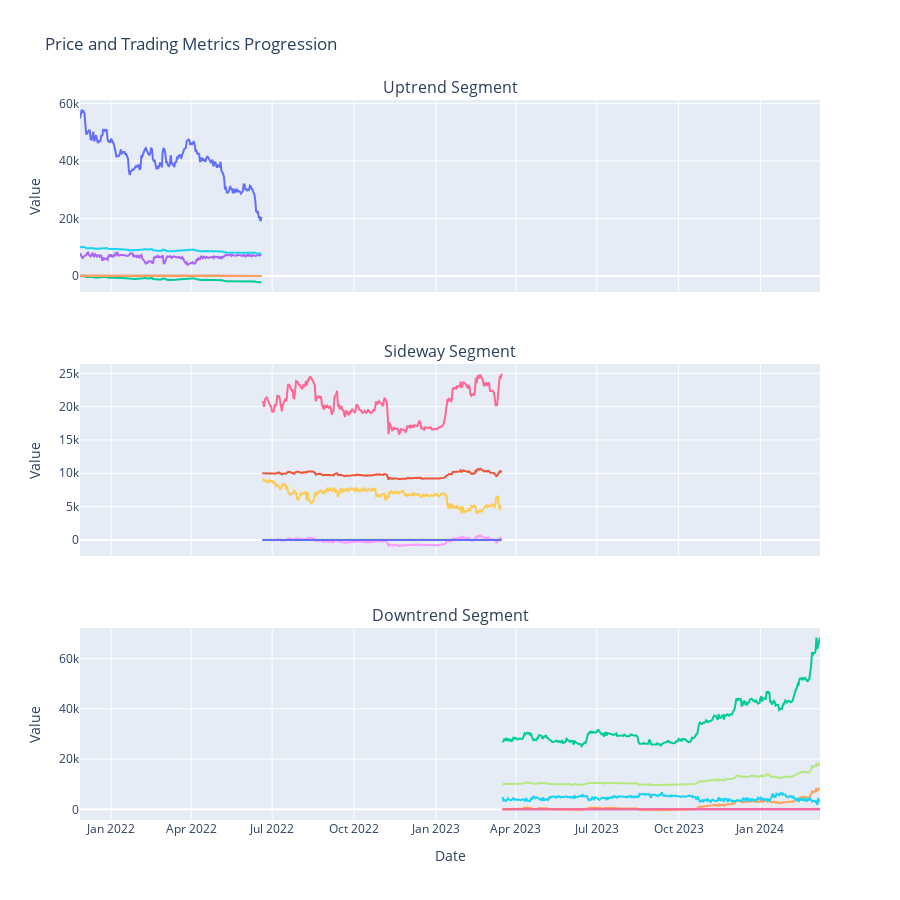

Notebook cell for this chart:
### Markdown cell above
### Subplot

### Code cell
# Manually segment your data
downtrend_start_idx = start_idx
downtrend_end_idx = downtrend_end_idx

sideway_start_idx = sideway_start_idx
sideway_end_idx = sideway_end_idx

uptrend_start_idx =  uptrend_start_idx
uptrend_end_idx =  len(combined_dataframe['fearandgreed'])

# Test strategy on each segment
downtrend_prices, downtrend_indicator_values, downtrend_profits, downtrend_cash, downtrend_bitcoin, downtrend_total = strategy(
    indcator=combined_dataframe['fearandgreed'].copy().values[downtrend_start_idx:downtrend_end_idx].copy(),
    prices=combined_dataframe.price[downtrend_start_idx:downtrend_end_idx].copy().values)

sideway_prices, sideway_indicator_values, sideway_profits, sideway_cash, sideway_bitcoin, sideway_total = strategy(
    indcator=combined_dataframe['fearandgreed'].copy().values[sideway_start_idx:sideway_end_idx].copy(),
    prices=combined_dataframe.price[sideway_start_idx:sideway_end_idx].copy().values)

uptrend_prices, uptrend_indicator_values, uptrend_profits, uptrend_cash, uptrend_bitcoin, uptrend_total = strategy(
    indcator=combined_dataframe['fearandgreed'].copy().values[uptrend_start_idx:uptrend_end_idx].copy(),
    prices=combined_dataframe.price[uptrend_start_idx:uptrend_end_idx].copy().values)

# Collect dates for each segment
downtrend_dates = Dates[downtrend_start_idx:downtrend_end_idx]

sideway_dates = Dates[sideway_start_idx:sideway_end_idx]

uptrend_dates = Dates[uptrend_start_idx:uptrend_end_idx]



# Create tuples for each segment
uptrend_data = (uptrend_prices, uptrend_indicator_values, uptrend_profits, uptrend_cash, uptrend_bitcoin, uptrend_total, uptrend_dates)

sideway_data = (sideway_prices, sideway_indicator_values, sideway_profits, sideway_cash, sideway_bitcoin, sideway_total, sideway_dates)

downtrend_data = (downtrend_prices, downtrend_indicator_values, downtrend_profits, downtrend_cash, downtrend_bitcoin, downtrend_total, downtrend_dates)

# Plot the segments
subplot("Fearandgreed", downtrend_data, sideway_data, uptrend_data)

### Figure 1 — Plotly figure (JSON) as saved in the notebook; plotly's stock layout.template omitted (floating-point values rounded to 4 significant figures; data arrays with more than 128 entries replaced by an {"elided": "..."} marker saying what was removed)
{"data": [{"mode": "lines", "name": "Price", "type": "scatter", "x": {"elided": "205 str values"}, "xaxis": "x", "y": {"elided": "205 float values"}, "yaxis": "y"}, {"mode": "lines", "name": "Fearandgreed", "type": "scatter", "x": {"elided": "205 str values"}, "xaxis": "x", "y": {"elided": "205 int values"}, "yaxis": "y"}, {"mode": "lines", "name": "Profit", "type": "scatter", "x": {"elided": "205 str values"}, "xaxis": "x", "y": {"elided": "205 float values"}, "yaxis": "y"}, {"mode": "lines", "name": "Cash Balance", "type": "scatter", "x": {"elided": "205 str values"}, "xaxis": "x", "y": {"elided": "205 float values"}, "yaxis": "y"}, {"mode": "lines", "name": "Bitcoin Amount", "type": "scatter", "x": {"elided": "205 str values"}, "xaxis": "x", "y": {"elided": "205 float values"}, "yaxis": "y"}, {"mode": "lines", "name": "Total Balance", "type": "scatter", "x": {"elided": "205 str values"}, "xaxis": "x", "y": {"elided": "205 float values"}, "yaxis": "y"}, {"mode": "lines", "name": "Price", "type": "scatter", "x": {"elided": "270 str values"}, "xaxis": "x2", "y": {"elided": "270 float values"}, "yaxis": "y2"}, {"mode": "lines", "name": "Fearandgreed", "type": "scatter", "x": {"elided": "270 str values"}, "xaxis": "x2", "y": {"elided": "270 int values"}, "yaxis": "y2"}, {"mode": "lines", "name": "Profit", "type": "scatter", "x": {"elided": "270 str values"}, "xaxis": "x2", "y": {"elided": "270 float values"}, "yaxis": "y2"}, {"mode": "lines", "name": "Cash Balance", "type": "scatter", "x": {"elided": "270 str values"}, "xaxis": "x2", "y": {"elided": "270 float values"}, "yaxis": "y2"}, {"mode": "lines", "name": "Bitcoin Amount", "type": "scatter", "x": {"elided": "270 str values"}, "xaxis": "x2", "y": {"elided": "270 float values"}, "yaxis": "y2"}, {"mode": "lines", "name": "Total Balance", "type": "scatter", "x": {"elided": "270 str values"}, "xaxis": "x2", "y": {"elided": "270 float values"}, "yaxis": "y2"}, {"mode": "lines", "name": "Price", "type": "scatter", "x": {"elided": "358 str values"}, "xaxis": "x3", "y": {"elided": "358 float values"}, "yaxis": "y3"}, {"mode": "lines", "name": "Fearandgreed", "type": "scatter", "x": {"elided": "358 str values"}, "xaxis": "x3", "y": {"elided": "358 int values"}, "yaxis": "y3"}, {"mode": "lines", "name": "Profit", "type": "scatter", "x": {"elided": "358 str values"}, "xaxis": "x3", "y": {"elided": "358 float values"}, "yaxis": "y3"}, {"mode": "lines", "name": "Cash Balance", "type": "scatter", "x": {"elided": "358 str values"}, "xaxis": "x3", "y": {"elided": "358 float values"}, "yaxis": "y3"}, {"mode": "lines", "name": "Bitcoin Amount", "type": "scatter", "x": {"elided": "358 str values"}, "xaxis": "x3", "y": {"elided": "358 float values"}, "yaxis": "y3"}, {"mode": "lines", "name": "Total Balance", "type": "scatter", "x": {"elided": "358 str values"}, "xaxis": "x3", "y": {"elided": "358 float values"}, "yaxis": "y3"}], "layout": {"annotations": [{"font": {"size": 16}, "showarrow": false, "text": "Uptrend Segment", "x": 0.5, "xanchor": "center", "xref": "paper", "y": 1, "yanchor": "bottom", "yref": "paper"}, {"font": {"size": 16}, "showarrow": false, "text": "Sideway Segment", "x": 0.5, "xanchor": "center", "xref": "paper", "y": 0.6333, "yanchor": "bottom", "yref": "paper"}, {"font": {"size": 16}, "showarrow": false, "text": "Downtrend Segment", "x": 0.5, "xanchor": "center", "xref": "paper", "y": 0.2667, "yanchor": "bottom", "yref": "paper"}], "height": 900, "hovermode": "x unified", "showlegend": false, "title": {"text": "Price and Trading Metrics Progression"}, "xaxis": {"anchor": "y", "domain": [0, 1], "matches": "x3", "showticklabels": false}, "xaxis2": {"anchor": "y2", "domain": [0, 1], "matches": "x3", "showticklabels": false}, "xaxis3": {"anchor": "y3", "domain": [0, 1], "title": {"text": "Date"}}, "yaxis": {"anchor": "x", "domain": [0.7333, 1], "title": {"text": "Value"}}, "yaxis2": {"anchor": "x2", "domain": [0.3667, 0.6333], "title": {"text": "Value"}}, "yaxis3": {"anchor": "x3", "domain": [0, 0.2667], "title": {"text": "Value"}}}}
